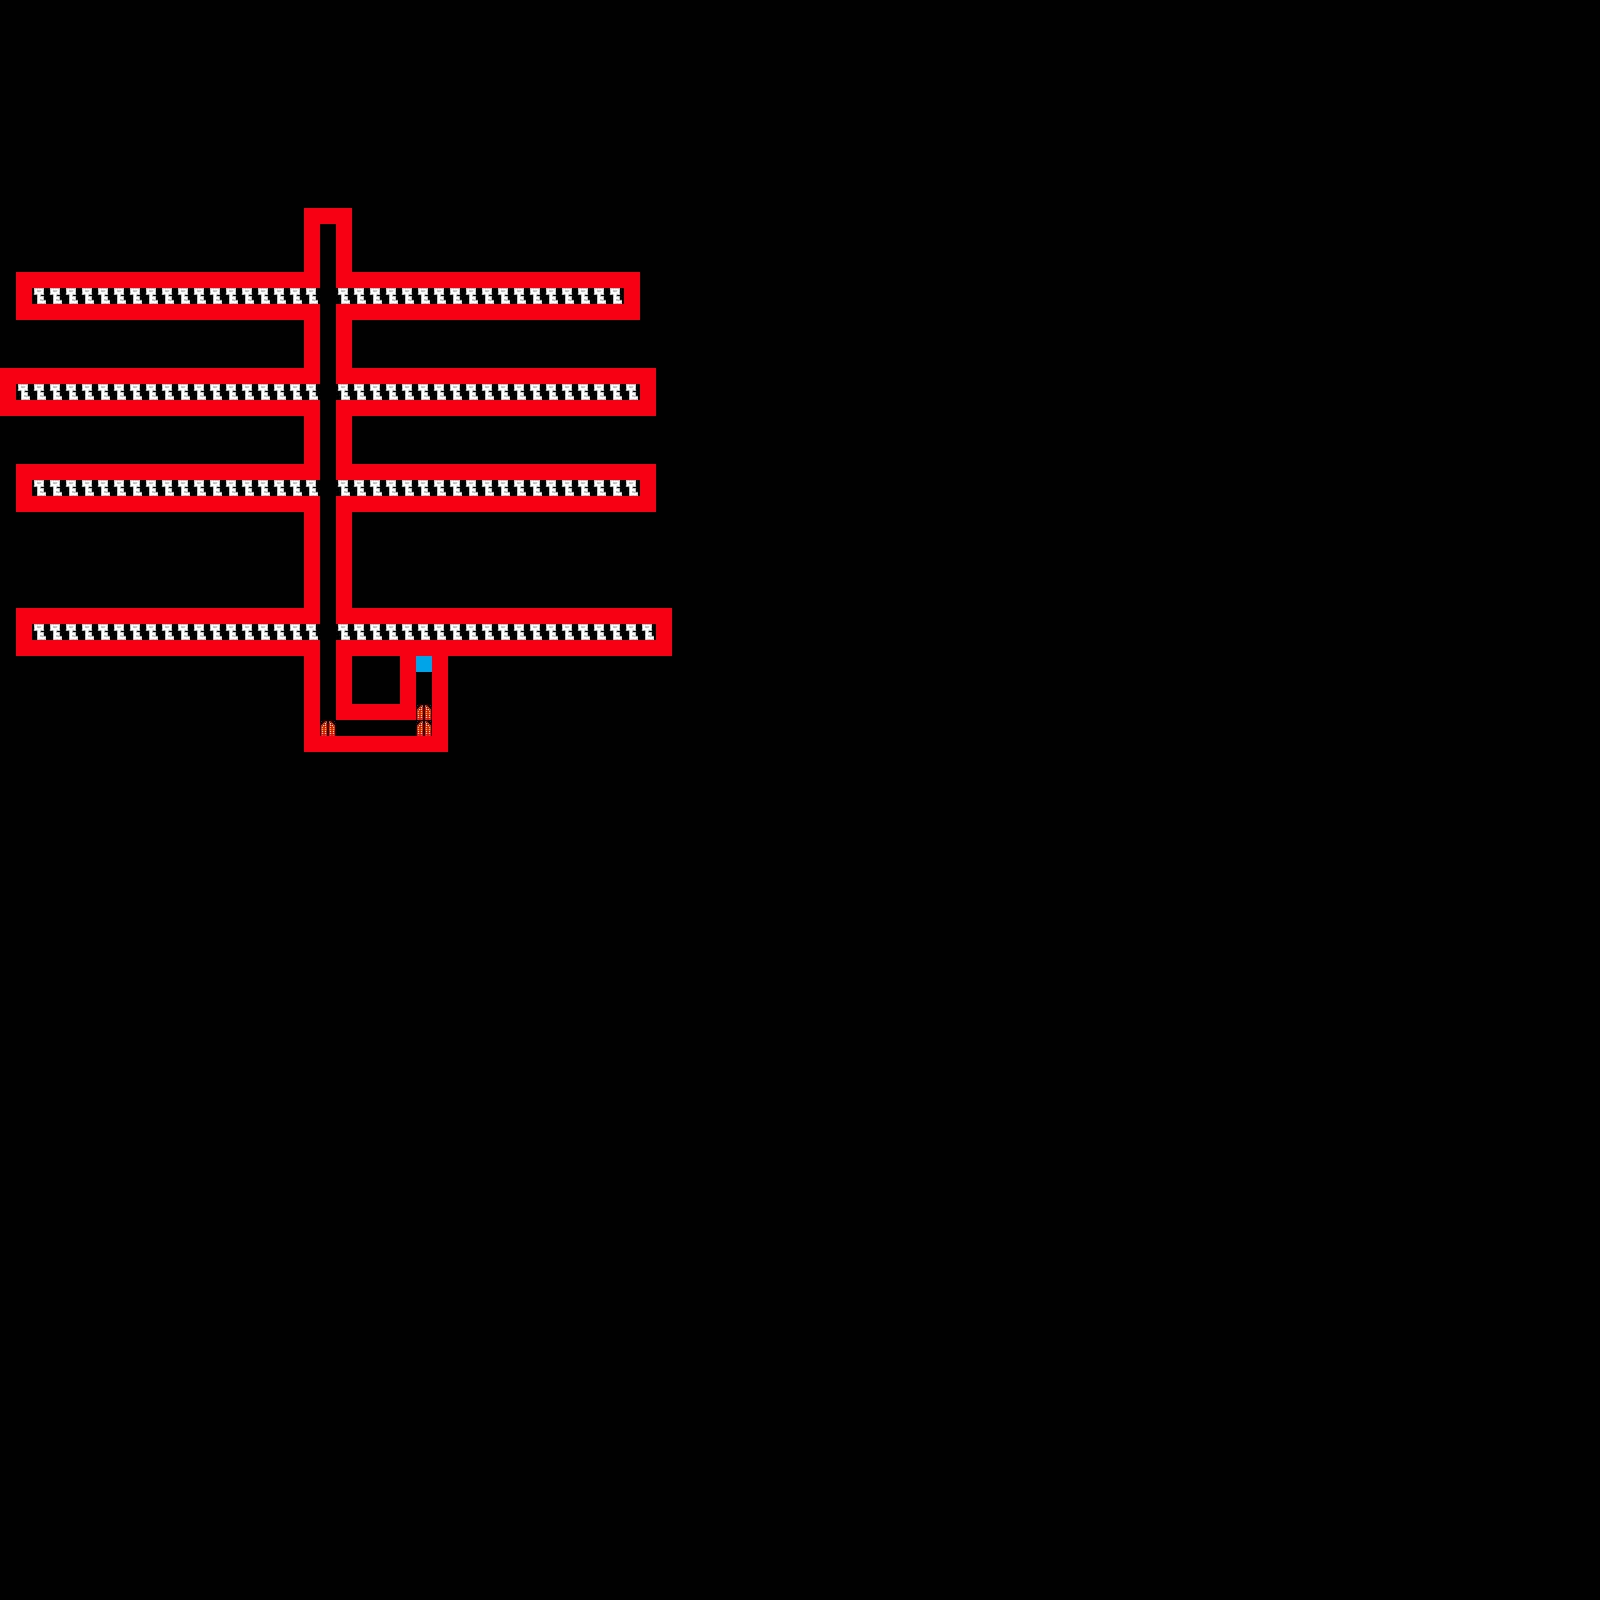

Rendered tile map (Tiled .tmx) drawn with the repository's tilesets; below, a short description and the map source with its tile grids summarised:
An orthogonal 100x100 tile map with 16x16 px tiles, 4 tile layers (collision, key, door, end), 2 hidden layers not drawn, 5 tilesets.

<map version="1.0" orientation="orthogonal" width="100" height="100" tilewidth="16" tileheight="16">
 <tileset firstgid="1" name="tiles" tilewidth="16" tileheight="16">
  <image source="tiles.png" width="262" height="64" />
 </tileset>
 <tileset firstgid="65" name="collision" tilewidth="16" tileheight="16">
  <image source="collision.png" width="80" height="32" />
  <tile id="0">
   <properties>
    <property name="collide" value="true" />
   </properties>
  </tile>
 </tileset>
 <tileset firstgid="75" name="key" tilewidth="16" tileheight="16">
  <image source="key.png" trans="ff00ff" width="16" height="16" />
  <tile id="0">
   <properties>
    <property name="keyed" value="true" />
   </properties>
  </tile>
 </tileset>
 <tileset firstgid="76" name="door" tilewidth="16" tileheight="16">
  <image source="doors.png" trans="ff00ff" width="64" height="16" />
  <tile id="0">
   <properties>
    <property name="doored" value="true" />
   </properties>
  </tile>
  <tile id="1">
   <properties>
    <property name="doored" value="true" />
   </properties>
  </tile>
  <tile id="2">
   <properties>
    <property name="doored" value="true" />
   </properties>
  </tile>
  <tile id="3">
   <properties>
    <property name="doored" value="true" />
   </properties>
  </tile>
 </tileset>
 <tileset firstgid="80" name="end" tilewidth="16" tileheight="16">
  <image source="flashy.png" trans="ff00ff" width="48" height="16" />
  <tile id="1">
   <properties>
    <property name="ended" value="true" />
   </properties>
  </tile>
 </tileset>
 <layer name="oldkeys" width="100" height="100" visible="0">
  <data>[10000 cells, 0 non-empty, 0 distinct tile ids]</data>
 </layer>
 <layer name="collision" width="100" height="100">
  <properties>
   <property name="collide" value="true" />
  </properties>
  <data>[10000 cells, 385 non-empty, 1 distinct tile ids]</data>
 </layer>
 <layer name="tiles" width="100" height="100" visible="0">
  <data>[10000 cells, 0 non-empty, 0 distinct tile ids]</data>
 </layer>
 <layer name="key" width="100" height="100">
  <data>[10000 cells, 149 non-empty, 1 distinct tile ids]</data>
 </layer>
 <layer name="door" width="100" height="100">
  <data>[10000 cells, 3 non-empty, 1 distinct tile ids]</data>
 </layer>
 <layer name="end" width="100" height="100">
  <data>[10000 cells, 1 non-empty, 1 distinct tile ids]</data>
 </layer>
</map>
